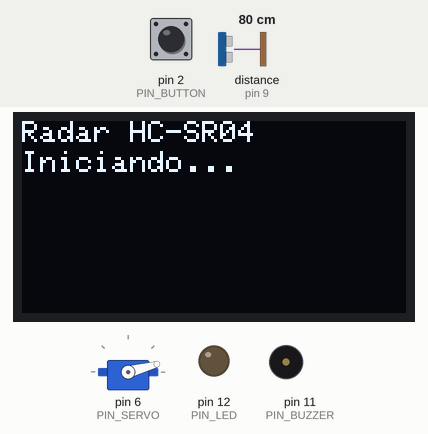
Recording of a sketch running on a simulated Arduino Uno, built with avr-gcc and run on an emulated ATmega328P. Shown: 128×64 one-colour display, servo, output pins drawn as LEDs (lit = HIGH), buzzer (waves = sounding, pin HIGH). Wiring (inferred from the names in the program): ultrasonic range finder: trigger pin 8; echo pin 9. Dashed ring = blinking. Inputs (shaded band) come from the test bench; at power-on: distance to the obstacle (sensor on pin 9) 80 cm, pin 2 (PIN_BUTTON) HIGH. The echo pulse lasts 58.3 µs per cm; pins used as bus, display or sensor lines are not drawn; what the sketch prints to the serial monitor is not drawn.

Above: at 0.1 s.
2.3 s: distance to the obstacle (sensor on pin 9) set to 23 cm
At 2.8 s:
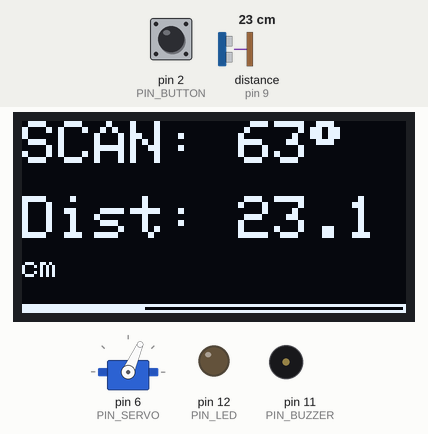
3.9 s: distance to the obstacle (sensor on pin 9) set to 18 cm
At 5.1 s:
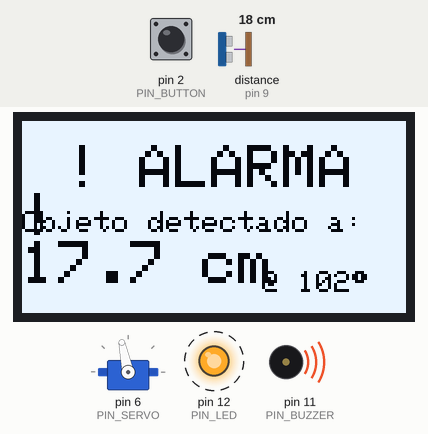
5.8 s: pin 2 (PIN_BUTTON) pulled LOW for 0.15 s
At 6.3 s:
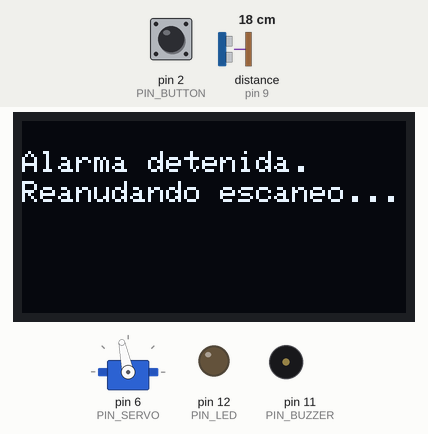
6.5 s: distance to the obstacle (sensor on pin 9) set to 35 cm
At 7.3 s:
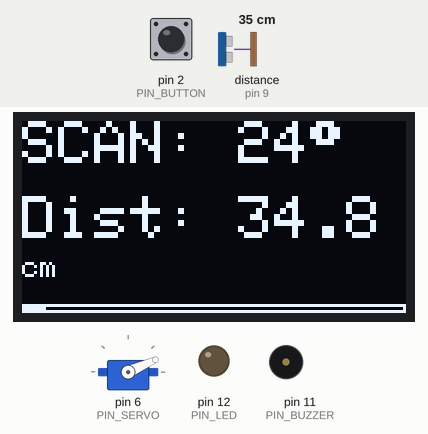
8.5 s: distance to the obstacle (sensor on pin 9) set to 2 cm
At 9.27 s:
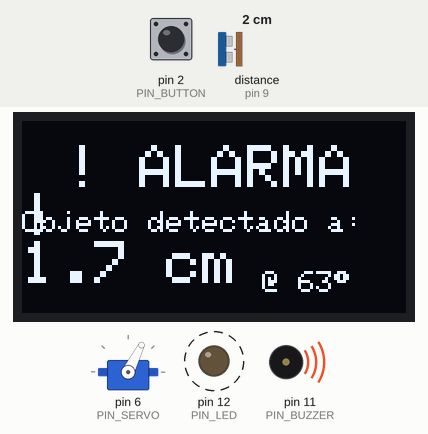
10.4 s: pin 2 (PIN_BUTTON) pulled LOW for 1 s
At 10.7 s:
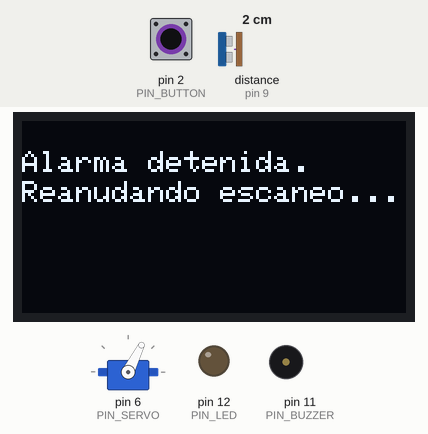
Timing chart, 0 to 13.0 s (numbered marks = the images above; inputs shaded):
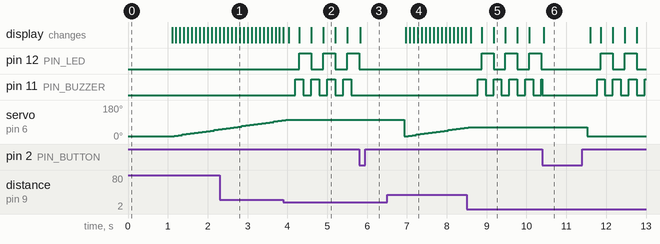

The sketch:

clase_3.ino
```cpp
/* =========================================================
   Radar Ultrasónico + Servo + LED + Buzzer + Botón
   *** ADAPTADO PARA PANTALLA OLED SSD1306 128x64 ***
   ========================================================= */

#include <Servo.h>

// --- LIBRERÍAS OLED ---
#include <SPI.h>
#include <Wire.h>
#include <Adafruit_GFX.h>
#include <Adafruit_SSD1306.h>

// --- CONFIG BUZZER ---
#define BUZZER_PASSIVE 0

// --- CONFIG OLED ---
#define SCREEN_WIDTH 128 // Ancho en pixeles
#define SCREEN_HEIGHT 64 // Alto en pixeles
#define OLED_RESET    -1 // Pin de Reset (-1 si comparte pin RST de Arduino)
// Inicializa la pantalla (I2C)
Adafruit_SSD1306 display(SCREEN_WIDTH, SCREEN_HEIGHT, &Wire, OLED_RESET);

// --------- Pines --------------
const int PIN_TRIG   = 8;
const int PIN_ECHO   = 9;
const int PIN_SERVO  = 6;
const int PIN_LED    = 12;
const int PIN_BUZZER = 11;
const int PIN_BUTTON = 2;  // a GND (INPUT_PULLUP)

// --------- Escaneo ------------
const int  ANG_MIN = 15;
const int  ANG_MAX = 165;
const int  STEP_ANGLE = 3;
const unsigned long STEP_DELAY_MS = 100; // más lento/suave

// --------- Umbrales -----------
const float THRESHOLD_ON_CM  = 20.0; // dispara
const float THRESHOLD_OFF_CM = 24.0; // apaga (histéresis)

// --------- Alarmas ------------
const unsigned long BUZZ_ON_MS   = 200;
const unsigned long BUZZ_OFF_MS  = 200;
const unsigned long LED_BLINK_MS = 300; // Blink LED y OLED

// --------- Suavizado apuntado en ALARM ----
const unsigned long SMOOTH_STEP_MS = 15; // 1° cada 15 ms

// --------- Objetos/estado -----
Servo myServo;
enum State { SCANNING, ALARM };
State state = SCANNING;

int currentAngle = ANG_MIN;
int stepSign = 1;
unsigned long lastStepMillis = 0;

float bestDistance = 9999.0;
int   bestAngle    = ANG_MIN;

// Buzzer/LED/OLED no-bloqueante
bool buzzOn = false;
unsigned long lastBuzzMillis = 0;
bool ledOn = false;
unsigned long lastLedMillis = 0;

// Botón
bool lastBtnState = HIGH;

// Movimiento suave en ALARM
int smoothTarget = ANG_MIN;
int smoothPos    = ANG_MIN;
unsigned long lastSmoothStepMillis = 0;

// --- Salida estable de ALARM ---
int safeCount = 0;
const int SAFE_REQUIRED = 3;

// =========================================================
void setup() {
  Serial.begin(115200);

  // --- INICIAR OLED ---
  // Dirección 0x3C es la más común para OLEDs 128x64
  if(!display.begin(SSD1306_SWITCHCAPVCC, 0x3C)) {
    Serial.println(F("Fallo al iniciar SSD1306"));
    for(;;); // No continuar si falla
  }

  display.clearDisplay();
  display.setTextSize(1);
  display.setTextColor(SSD1306_WHITE);
  display.setCursor(0,0);
  display.println(F("Radar HC-SR04"));
  display.setCursor(0, 10);
  display.println(F("Iniciando..."));
  display.display(); // Mostrar en pantalla
  // --- FIN OLED ---

  pinMode(PIN_TRIG, OUTPUT);
  pinMode(PIN_ECHO, INPUT);
  pinMode(PIN_LED, OUTPUT);
  pinMode(PIN_BUZZER, OUTPUT);
  pinMode(PIN_BUTTON, INPUT_PULLUP);

#if BUZZER_PASSIVE
  noTone(PIN_BUZZER);
#else
  digitalWrite(PIN_BUZZER, LOW);
#endif
  digitalWrite(PIN_LED, LOW);

  myServo.attach(PIN_SERVO);
  myServo.write(currentAngle);
  smoothPos = currentAngle;
  delay(1000); // Dar tiempo a leer el mensaje OLED

  Serial.println("Estado: SCANNING");
}

// =========================================================
void loop() {
  handleButton();

  if (state == SCANNING) {
    unsigned long now = millis();
    if (now - lastStepMillis >= STEP_DELAY_MS) {
      lastStepMillis = now;

      myServo.write(currentAngle);
      delay(10); // asentamiento

      float d = measureDistanceCM();

      Serial.print("Ángulo: "); Serial.print(currentAngle);
      Serial.print("°  Distancia: "); Serial.print(d); Serial.println(" cm");

      // --- OLED: Dibujar pantalla de escaneo ---
      display.clearDisplay();

      // Fila 1: Estado y Ángulo
      display.setTextSize(2); // Texto grande
      display.setCursor(0, 0);
      display.print(F("SCAN: "));
      display.print(currentAngle);
      display.print((char)247); // Símbolo de Grado

      // Fila 2: Distancia
      display.setTextSize(2); // Texto grande
      display.setCursor(0, 25);
      if (d < 0) {
        display.print(F("Dist: ---"));
      } else {
        display.print(F("Dist: "));
        display.print(d, 1); // Distancia con 1 decimal
      }

      // Fila 3: "cm" (más pequeño)
      display.setTextSize(1);
      display.setCursor(0, 45);
      if (d >= 0) {
         display.print(F("cm"));
      }

      // Barra de progreso del ángulo en la parte inferior
      int barWidth = map(currentAngle, ANG_MIN, ANG_MAX, 0, SCREEN_WIDTH - 2);
      display.drawRect(0, SCREEN_HEIGHT - 3, SCREEN_WIDTH, 3, SSD1306_WHITE);
      display.fillRect(1, SCREEN_HEIGHT - 2, barWidth, 1, SSD1306_WHITE);

      display.display(); // Actualizar pantalla
      // --- FIN OLED ---

      // Disparo inmediato
      if (d > 0 && d <= THRESHOLD_ON_CM) {
        bestDistance = d;
        bestAngle = currentAngle;
        enterAlarmImmediate();
        return;
      }

      // (opcional) mejor de la pasada
      if (d > 0 && d < bestDistance) {
        bestDistance = d;
        bestAngle = currentAngle;
      }

      // Avance de barrido
      currentAngle += stepSign * STEP_ANGLE;
      if (currentAngle >= ANG_MAX) {
        currentAngle = ANG_MAX; stepSign = -1;
        reportBestAfterPass();
        bestDistance = 9999.0; bestAngle = (stepSign > 0) ? ANG_MIN : ANG_MAX;
      } else if (currentAngle <= ANG_MIN) {
        currentAngle = ANG_MIN; stepSign = 1;
        reportBestAfterPass();
        bestDistance = 9999.0; bestAngle = (stepSign > 0) ? ANG_MIN : ANG_MAX;
      }
    }

  } else if (state == ALARM) {
    // Mantenerse mirando al objeto
    smoothTarget = bestAngle;
    smoothAimStep();

    handleAlarmOutputs(); // Esto ahora también controla el parpadeo de la OLED

    // Re-medición con salida robusta
    float d = measureDistanceCM();
    if (d > 0 && d <= THRESHOLD_ON_CM) {
      safeCount = 0;
    } else if (d < 0 || d > THRESHOLD_OFF_CM) {
      safeCount++;
      if (safeCount >= SAFE_REQUIRED) {
        stopAlarm();
        Serial.println(">>> ALARMA DESACTIVADA <<<");
        Serial.println("Estado: SCANNING");
        resetScan();
        state = SCANNING;
        safeCount = 0;
      }
    } else {
      // zona muerta, no hacer nada
    }
  }
}

// =========================================================
void enterAlarmImmediate() {
  state = ALARM;
  lastBuzzMillis = millis();
  lastLedMillis  = millis();
  buzzOn = false; ledOn = false;
  safeCount = 0;

  // preparar apuntado suave
  smoothPos = myServo.read();
  smoothTarget = bestAngle;
  lastSmoothStepMillis = millis();

  // --- OLED: Dibujar pantalla de ALARMA ---
  display.clearDisplay();

  // Título de Alarma
  display.setTextSize(2);
  display.setCursor(15, 8); // Centrado aprox
  display.print(F("! ALARMA !"));

  // Datos del objeto
  display.setTextSize(1);
  display.setCursor(0, 30);
  display.print(F("Objeto detectado a:"));

  display.setTextSize(2); // Grande
  display.setCursor(0, 40);
  display.print(bestDistance, 1);
  display.print(F(" cm"));

  display.setTextSize(1);
  display.setCursor(80, 50); // Esquina
  display.print(F("@ "));
  display.print(bestAngle);
  display.print((char)247); // Grado

  display.display();
  // --- FIN OLED ---

  Serial.print("Más cercano (inmediato): ");
  Serial.print(bestDistance); Serial.print(" cm @ ");
  Serial.print(bestAngle); Serial.println("°");
  Serial.println(">>> ALARMA ACTIVADA <<<");
  Serial.println("Estado: ALARM");
}

// =========================================================
void reportBestAfterPass() {
  Serial.print("Más cercano (pasada): ");
  Serial.print(bestDistance); Serial.print(" cm @ ");
  Serial.print(bestAngle); Serial.println("°");
}

// =========================================================
void smoothAimStep() {
  unsigned long now = millis();
  if (now - lastSmoothStepMillis < SMOOTH_STEP_MS) return;
  lastSmoothStepMillis = now;

  if (smoothPos < smoothTarget) {
    smoothPos++;
    myServo.write(smoothPos);
  } else if (smoothPos > smoothTarget) {
    smoothPos--;
    myServo.write(smoothPos);
  }
}

// =========================================================
void handleAlarmOutputs() {
  unsigned long now = millis();

  // Buzzer intermitente
  if (buzzOn) {
    if (now - lastBuzzMillis >= BUZZ_ON_MS) {
      lastBuzzMillis = now;
      buzzOn = false;
#if BUZZER_PASSIVE
      noTone(PIN_BUZZER);
#else
      digitalWrite(PIN_BUZZER, LOW);
#endif
    }
  } else {
    if (now - lastBuzzMillis >= BUZZ_OFF_MS) {
      lastBuzzMillis = now;
      buzzOn = true;
#if BUZZER_PASSIVE
      tone(PIN_BUZZER, 3000);
#else
      digitalWrite(PIN_BUZZER, HIGH);
#endif
    }
  }

  // LED blink Y OLED BLINK (INVERT)
  if (now - lastLedMillis >= LED_BLINK_MS) {
    lastLedMillis = now;
    ledOn = !ledOn;
    digitalWrite(PIN_LED, ledOn ? HIGH : LOW);

    // --- OLED ---
    // Hacer "parpadear" la pantalla invirtiendo colores
    display.invertDisplay(ledOn);
    // --- FIN OLED ---
  }
}

// =========================================================
float measureDistanceCM() {
  digitalWrite(PIN_TRIG, LOW);  delayMicroseconds(2);
  digitalWrite(PIN_TRIG, HIGH); delayMicroseconds(10);
  digitalWrite(PIN_TRIG, LOW);

  unsigned long duration = pulseIn(PIN_ECHO, HIGH, 30000UL); // 30 ms
  if (duration == 0) return -1.0;

  return duration / 58.2; // cm
}

// =========================================================
void handleButton() {
  bool reading = digitalRead(PIN_BUTTON);
  if (lastBtnState == HIGH && reading == LOW) {
    Serial.println("Botón presionado: alarma silenciada");
    if (state == ALARM) {
      stopAlarm();
      Serial.println(">>> ALARMA DESACTIVADA <<<");
      Serial.println("Estado: SCANNING");
      resetScan();
      state = SCANNING;
      safeCount = 0;
    } else {
      resetScan();
    }
  }
  lastBtnState = reading;
}

// =========================================================
void stopAlarm() {
#if BUZZER_PASSIVE
  noTone(PIN_BUZZER);
#else
  digitalWrite(PIN_BUZZER, LOW);
#endif
  digitalWrite(PIN_LED, LOW);
  buzzOn = false; ledOn = false;

  // --- OLED ---
  display.invertDisplay(false); // Asegurarse que la pantalla NO esté invertida
  display.clearDisplay();
  display.setTextSize(1);
  display.setCursor(0, 10);
  display.println(F("Alarma detenida."));
  display.setCursor(0, 20);
  display.println(F("Reanudando escaneo..."));
  display.display();
  delay(1000); // Dar tiempo a leer
  // --- FIN OLED ---
}

// =========================================================
void resetScan() {
  bestDistance = 9999.0;
  bestAngle = ANG_MIN;
  currentAngle = ANG_MIN;
  stepSign = 1;
  lastStepMillis = millis();
  // suave
  smoothPos = currentAngle;
  smoothTarget = currentAngle;
  lastSmoothStepMillis = millis();
}
```

Measured:
- the behaviour switches between 21 and 20 cm on distance to the obstacle (sensor on pin 9) (found by bisection; images 1 and 2)
- after the input at 3.9 s, pin 12 (PIN_LED): alternates HIGH for 0.30 s and LOW for 0.30 s, starting after 0.40 s; pin 11 (PIN_BUZZER): alternates HIGH for 0.20 s and LOW for 0.20 s, starting after 0.30 s; servo on pin 6 (PIN_SERVO): goes on until 4.0 s, then stays 102°
- after the input at 5.8 s, pin 12 (PIN_LED): goes on until 5.8 s, then stays LOW; pin 11 (PIN_BUZZER): stops changing and stays LOW; the display: changes at once (image 3)
- after the input at 6.5 s, pin 12 (PIN_LED), pin 11 (PIN_BUZZER): stops changing and stays LOW; the display: first changes after 0.47 s (image 4 shows a later state)
- after the input at 8.5 s, pin 12 (PIN_LED): alternates HIGH for 0.30 s and LOW for 0.30 s, starting after 0.37 s; pin 11 (PIN_BUZZER): alternates HIGH for 0.20 s and LOW for 0.20 s, starting after 0.27 s; servo on pin 6 (PIN_SERVO): goes on until 8.5 s, then stays 63°; the display: changes after 0.10 s (image 5)
- after the input at 10.4 s, servo on pin 6 (PIN_SERVO): 63° → 15° after 1.1 s; the display: changes at once (image 6)
